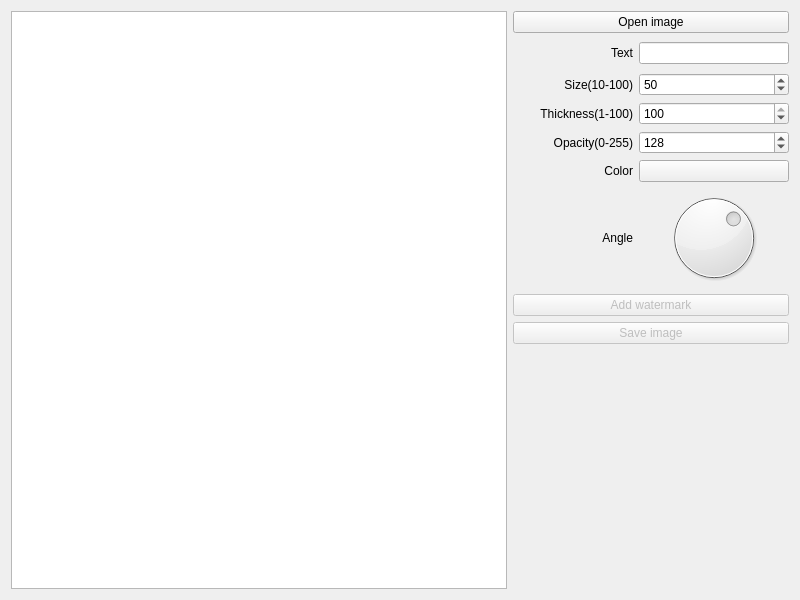
<?xml version="1.0" encoding="UTF-8"?>
<ui version="4.0">
 <class>AddWatermarkWidget</class>
 <widget class="QWidget" name="AddWatermarkWidget">
  <property name="geometry">
   <rect>
    <x>0</x>
    <y>0</y>
    <width>800</width>
    <height>600</height>
   </rect>
  </property>
  <property name="windowTitle">
   <string>Form</string>
  </property>
  <layout class="QHBoxLayout" name="horizontalLayout_2">
   <item>
    <widget class="View" name="imageView"/>
   </item>
   <item>
    <layout class="QVBoxLayout" name="verticalLayout_2">
     <item>
      <widget class="QPushButton" name="openButton">
       <property name="minimumSize">
        <size>
         <width>100</width>
         <height>0</height>
        </size>
       </property>
       <property name="text">
        <string>Open image</string>
       </property>
      </widget>
     </item>
     <item>
      <layout class="QHBoxLayout" name="horizontalLayout_8">
       <item>
        <widget class="QLabel" name="label_6">
         <property name="minimumSize">
          <size>
           <width>120</width>
           <height>28</height>
          </size>
         </property>
         <property name="maximumSize">
          <size>
           <width>120</width>
           <height>28</height>
          </size>
         </property>
         <property name="text">
          <string>Text</string>
         </property>
         <property name="alignment">
          <set>Qt::AlignRight|Qt::AlignTrailing|Qt::AlignVCenter</set>
         </property>
        </widget>
       </item>
       <item>
        <widget class="QLineEdit" name="textLineEdit">
         <property name="sizePolicy">
          <sizepolicy hsizetype="Preferred" vsizetype="Fixed">
           <horstretch>0</horstretch>
           <verstretch>0</verstretch>
          </sizepolicy>
         </property>
         <property name="minimumSize">
          <size>
           <width>150</width>
           <height>0</height>
          </size>
         </property>
         <property name="maximumSize">
          <size>
           <width>150</width>
           <height>16777215</height>
          </size>
         </property>
         <property name="placeholderText">
          <string/>
         </property>
        </widget>
       </item>
      </layout>
     </item>
     <item>
      <layout class="QHBoxLayout" name="horizontalLayout_9">
       <item>
        <widget class="QLabel" name="label_7">
         <property name="minimumSize">
          <size>
           <width>120</width>
           <height>0</height>
          </size>
         </property>
         <property name="maximumSize">
          <size>
           <width>120</width>
           <height>16777215</height>
          </size>
         </property>
         <property name="text">
          <string>Size(10-100)</string>
         </property>
         <property name="alignment">
          <set>Qt::AlignRight|Qt::AlignTrailing|Qt::AlignVCenter</set>
         </property>
        </widget>
       </item>
       <item>
        <widget class="QSpinBox" name="sizeSpinBox">
         <property name="sizePolicy">
          <sizepolicy hsizetype="Minimum" vsizetype="Fixed">
           <horstretch>0</horstretch>
           <verstretch>0</verstretch>
          </sizepolicy>
         </property>
         <property name="minimumSize">
          <size>
           <width>150</width>
           <height>0</height>
          </size>
         </property>
         <property name="maximumSize">
          <size>
           <width>150</width>
           <height>16777215</height>
          </size>
         </property>
         <property name="minimum">
          <number>10</number>
         </property>
         <property name="maximum">
          <number>100</number>
         </property>
         <property name="value">
          <number>50</number>
         </property>
        </widget>
       </item>
      </layout>
     </item>
     <item>
      <layout class="QHBoxLayout" name="horizontalLayout_10">
       <item>
        <widget class="QLabel" name="label_8">
         <property name="minimumSize">
          <size>
           <width>120</width>
           <height>0</height>
          </size>
         </property>
         <property name="maximumSize">
          <size>
           <width>120</width>
           <height>16777215</height>
          </size>
         </property>
         <property name="text">
          <string>Thickness(1-100)</string>
         </property>
         <property name="alignment">
          <set>Qt::AlignRight|Qt::AlignTrailing|Qt::AlignVCenter</set>
         </property>
        </widget>
       </item>
       <item>
        <widget class="QSpinBox" name="thicknessSpinBox">
         <property name="sizePolicy">
          <sizepolicy hsizetype="Minimum" vsizetype="Fixed">
           <horstretch>0</horstretch>
           <verstretch>0</verstretch>
          </sizepolicy>
         </property>
         <property name="minimumSize">
          <size>
           <width>150</width>
           <height>0</height>
          </size>
         </property>
         <property name="maximumSize">
          <size>
           <width>150</width>
           <height>16777215</height>
          </size>
         </property>
         <property name="minimum">
          <number>1</number>
         </property>
         <property name="maximum">
          <number>100</number>
         </property>
         <property name="value">
          <number>100</number>
         </property>
        </widget>
       </item>
      </layout>
     </item>
     <item>
      <layout class="QHBoxLayout" name="horizontalLayout">
       <item>
        <widget class="QLabel" name="label_11">
         <property name="minimumSize">
          <size>
           <width>120</width>
           <height>0</height>
          </size>
         </property>
         <property name="maximumSize">
          <size>
           <width>120</width>
           <height>16777215</height>
          </size>
         </property>
         <property name="text">
          <string>Opacity(0-255)</string>
         </property>
         <property name="alignment">
          <set>Qt::AlignRight|Qt::AlignTrailing|Qt::AlignVCenter</set>
         </property>
        </widget>
       </item>
       <item>
        <widget class="QSpinBox" name="opacitySpinBox">
         <property name="sizePolicy">
          <sizepolicy hsizetype="Minimum" vsizetype="Fixed">
           <horstretch>0</horstretch>
           <verstretch>0</verstretch>
          </sizepolicy>
         </property>
         <property name="minimumSize">
          <size>
           <width>150</width>
           <height>0</height>
          </size>
         </property>
         <property name="maximumSize">
          <size>
           <width>150</width>
           <height>16777215</height>
          </size>
         </property>
         <property name="minimum">
          <number>0</number>
         </property>
         <property name="maximum">
          <number>255</number>
         </property>
         <property name="value">
          <number>128</number>
         </property>
        </widget>
       </item>
      </layout>
     </item>
     <item>
      <layout class="QHBoxLayout" name="horizontalLayout_11">
       <item>
        <widget class="QLabel" name="label_9">
         <property name="minimumSize">
          <size>
           <width>120</width>
           <height>0</height>
          </size>
         </property>
         <property name="maximumSize">
          <size>
           <width>120</width>
           <height>16777215</height>
          </size>
         </property>
         <property name="text">
          <string>Color</string>
         </property>
         <property name="alignment">
          <set>Qt::AlignRight|Qt::AlignTrailing|Qt::AlignVCenter</set>
         </property>
        </widget>
       </item>
       <item>
        <widget class="QPushButton" name="colorButton">
         <property name="sizePolicy">
          <sizepolicy hsizetype="Minimum" vsizetype="Fixed">
           <horstretch>0</horstretch>
           <verstretch>0</verstretch>
          </sizepolicy>
         </property>
         <property name="minimumSize">
          <size>
           <width>150</width>
           <height>0</height>
          </size>
         </property>
         <property name="maximumSize">
          <size>
           <width>150</width>
           <height>16777215</height>
          </size>
         </property>
         <property name="autoFillBackground">
          <bool>true</bool>
         </property>
         <property name="text">
          <string/>
         </property>
        </widget>
       </item>
      </layout>
     </item>
     <item>
      <layout class="QHBoxLayout" name="horizontalLayout_12">
       <item>
        <widget class="QLabel" name="label_10">
         <property name="minimumSize">
          <size>
           <width>120</width>
           <height>0</height>
          </size>
         </property>
         <property name="maximumSize">
          <size>
           <width>120</width>
           <height>16777215</height>
          </size>
         </property>
         <property name="text">
          <string>Angle</string>
         </property>
         <property name="alignment">
          <set>Qt::AlignRight|Qt::AlignTrailing|Qt::AlignVCenter</set>
         </property>
        </widget>
       </item>
       <item>
        <widget class="QDial" name="angleDial">
         <property name="sizePolicy">
          <sizepolicy hsizetype="Preferred" vsizetype="Fixed">
           <horstretch>0</horstretch>
           <verstretch>0</verstretch>
          </sizepolicy>
         </property>
         <property name="minimumSize">
          <size>
           <width>150</width>
           <height>0</height>
          </size>
         </property>
         <property name="maximumSize">
          <size>
           <width>150</width>
           <height>16777215</height>
          </size>
         </property>
         <property name="maximum">
          <number>359</number>
         </property>
         <property name="singleStep">
          <number>10</number>
         </property>
         <property name="value">
          <number>225</number>
         </property>
         <property name="sliderPosition">
          <number>225</number>
         </property>
         <property name="invertedAppearance">
          <bool>false</bool>
         </property>
         <property name="wrapping">
          <bool>true</bool>
         </property>
         <property name="notchTarget">
          <double>5.000000000000000</double>
         </property>
         <property name="notchesVisible">
          <bool>false</bool>
         </property>
        </widget>
       </item>
      </layout>
     </item>
     <item>
      <widget class="QPushButton" name="addWatermarkButton">
       <property name="enabled">
        <bool>false</bool>
       </property>
       <property name="minimumSize">
        <size>
         <width>100</width>
         <height>0</height>
        </size>
       </property>
       <property name="text">
        <string>Add watermark</string>
       </property>
      </widget>
     </item>
     <item>
      <widget class="QPushButton" name="saveButton">
       <property name="enabled">
        <bool>false</bool>
       </property>
       <property name="minimumSize">
        <size>
         <width>100</width>
         <height>0</height>
        </size>
       </property>
       <property name="text">
        <string>Save image</string>
       </property>
      </widget>
     </item>
     <item>
      <spacer name="verticalSpacer_2">
       <property name="orientation">
        <enum>Qt::Vertical</enum>
       </property>
       <property name="sizeHint" stdset="0">
        <size>
         <width>20</width>
         <height>40</height>
        </size>
       </property>
      </spacer>
     </item>
    </layout>
   </item>
  </layout>
 </widget>
 <customwidgets>
  <customwidget>
   <class>View</class>
   <extends>QGraphicsView</extends>
   <header>view.h</header>
  </customwidget>
 </customwidgets>
 <resources/>
 <connections/>
</ui>
